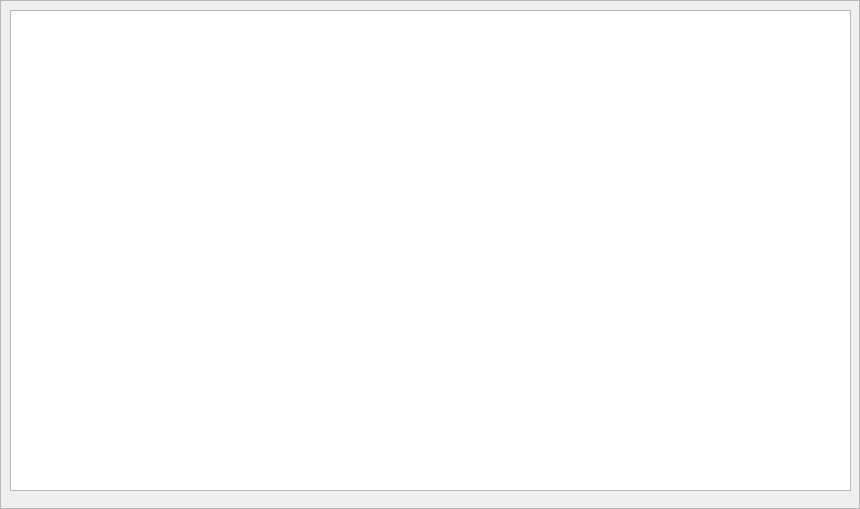
<?xml version="1.0" encoding="UTF-8"?>
<ui version="4.0">
 <class>Pestana</class>
 <widget class="QFrame" name="Pestana">
  <property name="geometry">
   <rect>
    <x>0</x>
    <y>0</y>
    <width>860</width>
    <height>509</height>
   </rect>
  </property>
  <property name="windowTitle">
   <string>Frame</string>
  </property>
  <property name="frameShape">
   <enum>QFrame::StyledPanel</enum>
  </property>
  <property name="frameShadow">
   <enum>QFrame::Raised</enum>
  </property>
  <widget class="QTextEdit" name="textEdit">
   <property name="enabled">
    <bool>true</bool>
   </property>
   <property name="geometry">
    <rect>
     <x>10</x>
     <y>10</y>
     <width>841</width>
     <height>481</height>
    </rect>
   </property>
   <property name="focusPolicy">
    <enum>Qt::ClickFocus</enum>
   </property>
  </widget>
 </widget>
 <resources/>
 <connections/>
</ui>
